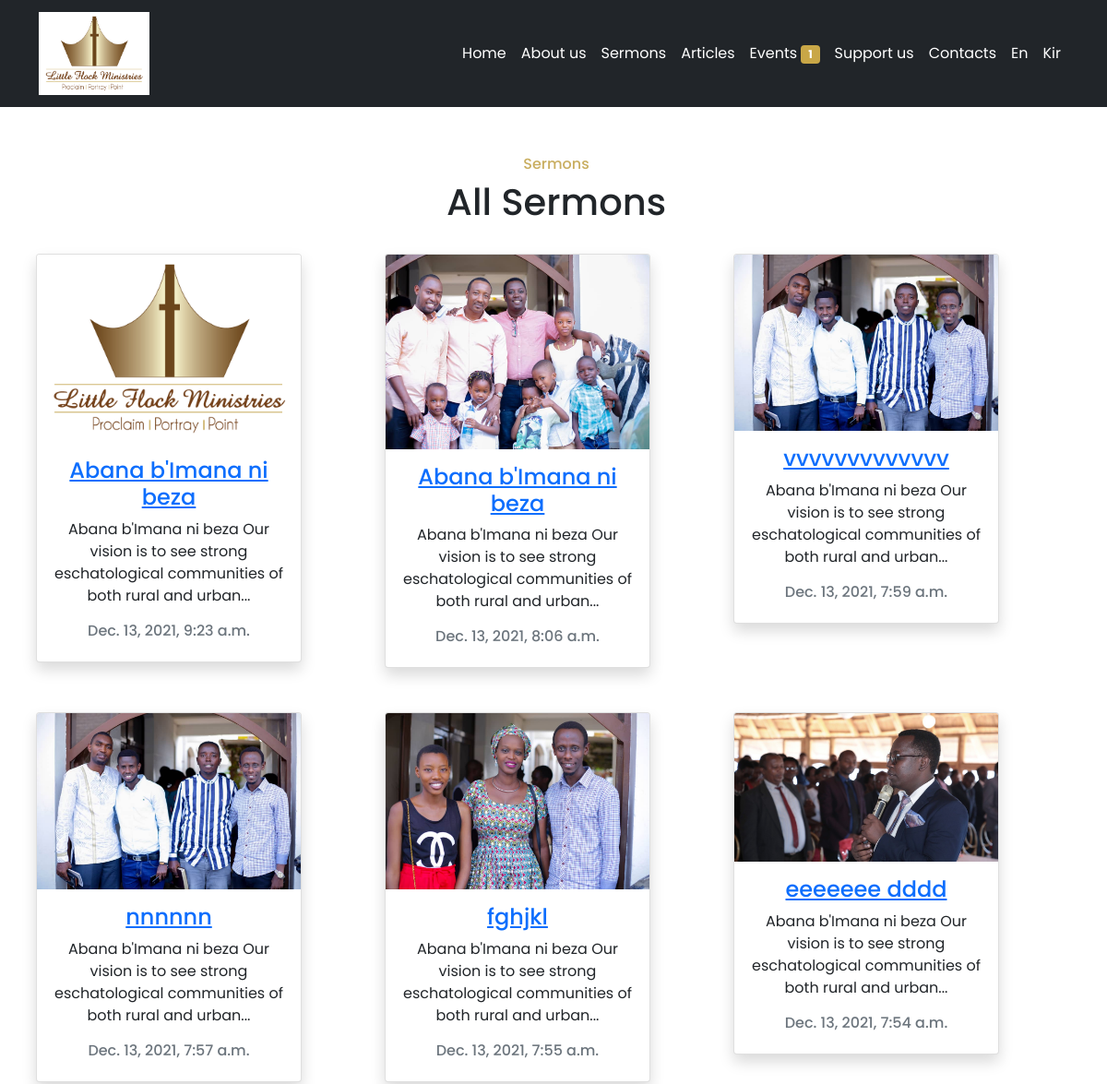
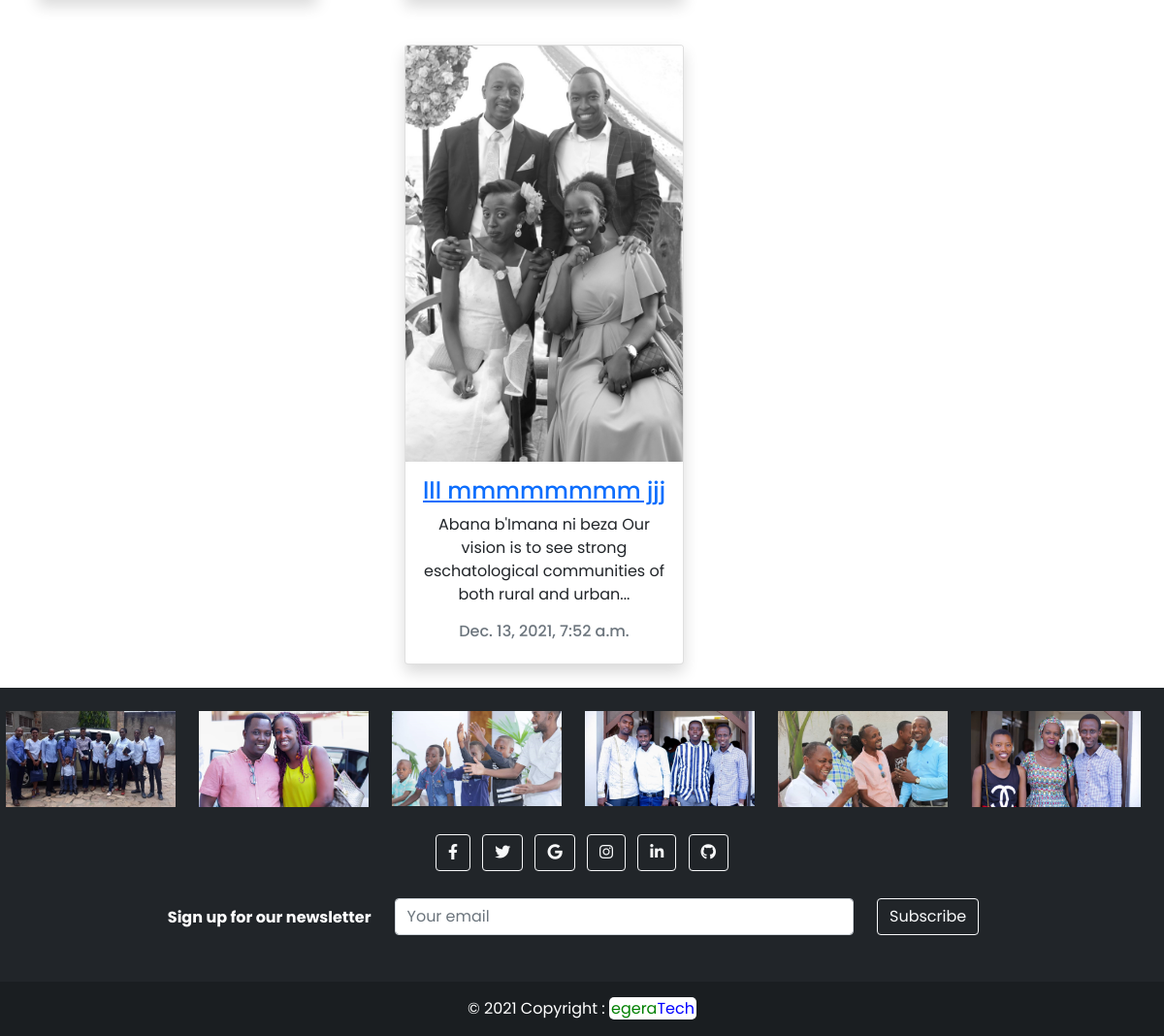
The app's page /sermons/ with its own data (2 pictures, top to bottom).
### flock/models.py (models this page shows, shortened)
class Sermon(models.Model):
    title = models.CharField(max_length=101)
    slug = models.SlugField(max_length=150, unique=True)
    date = models.DateTimeField(auto_now_add=True)
    body = models.TextField()
    photo = models.ImageField(upload_to='%Y/%m/%d/', default='default.png', blank=True)
    def snippet(self):
        return self.body[:100] +'...'

### flock/views.py (the view)
# urls.py: re_path(r'sermons/', views.sermon_list, name='sermons'),
def sermon_list(request):
    sermons = Sermon.objects.all().order_by('-date') #sermons variable receives data from db
    upcomingEvents = Event.objects.all().filter(expired = False).order_by('expiration_date')
    return render(request, 'flock/sermon_list.html', {'sermons':sermons, 'upcomingEvents':upcomingEvents}) #'sermons' receives sermons variable and it will be used in templates

### flock/templates/flock/sermon_list.html (shortened to what this page needs)
{% extends 'flock/base_layout.html' %}
{% block content %}
<div class="container marketing">
<div class="container">
    <br>
    <br>
    <div class="row justify-content-center">
      <h6 style="color:#c9ae60;" class="text-center">Sermons</h6>
      <h1 class="text-center">All Sermons</h1>
      <div class="row justify-content-center">
        {% for sermon in sermons %}
            <div class="col-md-4">
                <br>
                <div class="card shadow" style="width: 18rem; ">
                    <div class="inner"><img class="card-img-top" style="max-width: 100%; height: auto;" src="{{ sermon.photo.url }}">
                        <br>
                    </div>
                    <div class="card-body text-center">
                        <h4 class="card-title"><a href="{% url 'flock:sermon_detail' slug=sermon.slug %}">{{sermon.title}}</a></h4>
                        <p class="card-text">{{ sermon.snippet}}</a></p>
                        <h6 class="text-muted">{{ sermon.date}}</h6>
                    </div>
                </div>
                <br>
            </div>
        {% endfor %}
        </div>
    </div>
</div>
</div>
{% endblock %}

### assets/styles.css (style rules this page uses)
* { margin: 0; padding: 0; box-sizing: border-box; font-family: 'Poppins', sans-serif; }
body { background: #f0f0f0f0 }
.container { margin-top: 8%; }
.inner { overflow: hidden; }
.inner img { transition: all 1.5s ease; }
h1 { margin-top: 0; font-size: 3rem; display: inline-block; }

### records on screen
Sermon: photo (placeholder picture), title "Abana b'Imana ni beza", snippet "Abana b'Imana ni beza Our vision is to see strong eschatological communities of both rural and urban...", date "Dec. 13, 2021, 9:23 a.m."
Sermon: photo (picture), title "Abana b'Imana ni beza", snippet "Abana b'Imana ni beza Our vision is to see strong eschatological communities of both rural and urban...", date "Dec. 13, 2021, 8:06 a.m."
Sermon: photo (picture), title "vvvvvvvvvvvvv", snippet "Abana b'Imana ni beza Our vision is to see strong eschatological communities of both rural and urban...", date "Dec. 13, 2021, 7:59 a.m."
Sermon: photo (picture), title "nnnnnn", snippet "Abana b'Imana ni beza Our vision is to see strong eschatological communities of both rural and urban...", date "Dec. 13, 2021, 7:57 a.m."
Sermon: photo (picture), title "fghjkl", snippet "Abana b'Imana ni beza Our vision is to see strong eschatological communities of both rural and urban...", date "Dec. 13, 2021, 7:55 a.m."
Sermon: photo (picture), title "eeeeeee dddd", snippet "Abana b'Imana ni beza Our vision is to see strong eschatological communities of both rural and urban...", date "Dec. 13, 2021, 7:54 a.m."
Sermon: photo (picture), title "lll mmmmmmmm jjj", snippet "Abana b'Imana ni beza Our vision is to see strong eschatological communities of both rural and urban...", date "Dec. 13, 2021, 7:52 a.m."

### other values on screen
{{ upcomingEvents|length }} "1"
